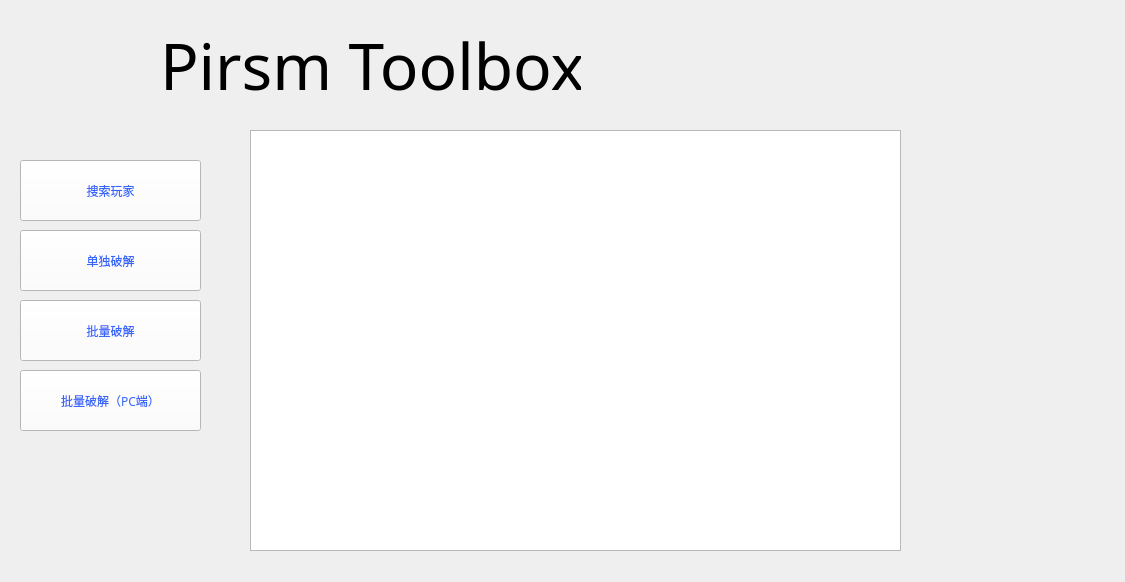
<?xml version="1.0" encoding="UTF-8"?>
<ui version="4.0">
 <class>Dialog</class>
 <widget class="QDialog" name="Dialog">
  <property name="geometry">
   <rect>
    <x>0</x>
    <y>0</y>
    <width>1125</width>
    <height>582</height>
   </rect>
  </property>
  <property name="font">
   <font>
    <family>汉仪力量黑简</family>
    <kerning>true</kerning>
   </font>
  </property>
  <property name="windowTitle">
   <string>Pirsm Toolbox</string>
  </property>
  <property name="sizeGripEnabled">
   <bool>false</bool>
  </property>
  <widget class="QToolButton" name="toolButton">
   <property name="geometry">
    <rect>
     <x>20</x>
     <y>160</y>
     <width>181</width>
     <height>61</height>
    </rect>
   </property>
   <property name="styleSheet">
    <string notr="true">color: rgb(54, 102, 250);
background-color: rgb(255, 255, 255);
font: 9pt &quot;汉仪力量黑简&quot;;</string>
   </property>
   <property name="text">
    <string>搜索玩家</string>
   </property>
   <property name="autoRaise">
    <bool>false</bool>
   </property>
   <property name="arrowType">
    <enum>Qt::ArrowType::NoArrow</enum>
   </property>
  </widget>
  <widget class="QToolButton" name="toolButton_2">
   <property name="geometry">
    <rect>
     <x>20</x>
     <y>230</y>
     <width>181</width>
     <height>61</height>
    </rect>
   </property>
   <property name="mouseTracking">
    <bool>false</bool>
   </property>
   <property name="tabletTracking">
    <bool>false</bool>
   </property>
   <property name="acceptDrops">
    <bool>false</bool>
   </property>
   <property name="autoFillBackground">
    <bool>false</bool>
   </property>
   <property name="styleSheet">
    <string notr="true">color: rgb(54, 102, 250);
background-color: rgb(255, 255, 255);
font: 9pt &quot;汉仪力量黑简&quot;;</string>
   </property>
   <property name="text">
    <string>单独破解</string>
   </property>
   <property name="checkable">
    <bool>false</bool>
   </property>
  </widget>
  <widget class="QToolButton" name="toolButton_3">
   <property name="enabled">
    <bool>true</bool>
   </property>
   <property name="geometry">
    <rect>
     <x>20</x>
     <y>300</y>
     <width>181</width>
     <height>61</height>
    </rect>
   </property>
   <property name="font">
    <font>
     <family>汉仪力量黑简</family>
     <pointsize>9</pointsize>
     <italic>false</italic>
     <bold>false</bold>
     <kerning>true</kerning>
    </font>
   </property>
   <property name="mouseTracking">
    <bool>false</bool>
   </property>
   <property name="styleSheet">
    <string notr="true">color: rgb(54, 102, 250);
background-color: rgb(255, 255, 255);
font: 9pt &quot;汉仪力量黑简&quot;;</string>
   </property>
   <property name="text">
    <string>批量破解</string>
   </property>
   <property name="checkable">
    <bool>false</bool>
   </property>
  </widget>
  <widget class="QToolButton" name="toolButton_4">
   <property name="enabled">
    <bool>true</bool>
   </property>
   <property name="geometry">
    <rect>
     <x>20</x>
     <y>370</y>
     <width>181</width>
     <height>61</height>
    </rect>
   </property>
   <property name="font">
    <font>
     <family>汉仪力量黑简</family>
     <pointsize>9</pointsize>
     <italic>false</italic>
     <bold>false</bold>
     <kerning>true</kerning>
    </font>
   </property>
   <property name="mouseTracking">
    <bool>false</bool>
   </property>
   <property name="styleSheet">
    <string notr="true">color: rgb(54, 102, 250);
background-color: rgb(255, 255, 255);
font: 9pt &quot;汉仪力量黑简&quot;;</string>
   </property>
   <property name="text">
    <string>批量破解（PC端）</string>
   </property>
   <property name="checkable">
    <bool>false</bool>
   </property>
  </widget>
  <widget class="QTextEdit" name="textEdit">
   <property name="geometry">
    <rect>
     <x>250</x>
     <y>130</y>
     <width>651</width>
     <height>421</height>
    </rect>
   </property>
   <property name="font">
    <font>
     <family>微软雅黑</family>
     <pointsize>9</pointsize>
     <italic>false</italic>
     <bold>false</bold>
    </font>
   </property>
   <property name="styleSheet">
    <string notr="true">font: 9pt &quot;微软雅黑&quot;;</string>
   </property>
   <property name="html">
    <string>&lt;!DOCTYPE HTML PUBLIC &quot;-//W3C//DTD HTML 4.0//EN&quot; &quot;http://www.w3.org/TR/REC-html40/strict.dtd&quot;&gt;
&lt;html&gt;&lt;head&gt;&lt;meta name=&quot;qrichtext&quot; content=&quot;1&quot; /&gt;&lt;meta charset=&quot;utf-8&quot; /&gt;&lt;style type=&quot;text/css&quot;&gt;
p, li { white-space: pre-wrap; }
hr { height: 1px; border-width: 0; }
li.unchecked::marker { content: &quot;\2610&quot;; }
li.checked::marker { content: &quot;\2612&quot;; }
&lt;/style&gt;&lt;/head&gt;&lt;body style=&quot; font-family:'微软雅黑'; font-size:9pt; font-weight:400; font-style:normal;&quot;&gt;
&lt;p style=&quot;-qt-paragraph-type:empty; margin-top:0px; margin-bottom:0px; margin-left:0px; margin-right:0px; -qt-block-indent:0; text-indent:0px;&quot;&gt;&lt;br /&gt;&lt;/p&gt;&lt;/body&gt;&lt;/html&gt;</string>
   </property>
  </widget>
  <widget class="QLabel" name="label_3">
   <property name="enabled">
    <bool>true</bool>
   </property>
   <property name="geometry">
    <rect>
     <x>160</x>
     <y>20</y>
     <width>421</width>
     <height>91</height>
    </rect>
   </property>
   <property name="styleSheet">
    <string notr="true">font: 9pt &quot;汉仪力量黑简&quot;;</string>
   </property>
   <property name="text">
    <string>&lt;html&gt;&lt;head/&gt;&lt;body&gt;&lt;p&gt;&lt;span style=&quot; font-size:48pt;&quot;&gt;Pirsm Toolbox&lt;/span&gt;&lt;/p&gt;&lt;/body&gt;&lt;/html&gt;</string>
   </property>
  </widget>
  <widget class="QLabel" name="label_2">
   <property name="geometry">
    <rect>
     <x>20</x>
     <y>0</y>
     <width>131</width>
     <height>161</height>
    </rect>
   </property>
   <property name="text">
    <string/>
   </property>
   <property name="pixmap">
    <pixmap>../../.designer/ProiconsBox (1).svg</pixmap>
   </property>
  </widget>
 </widget>
 <resources/>
 <connections/>
</ui>
